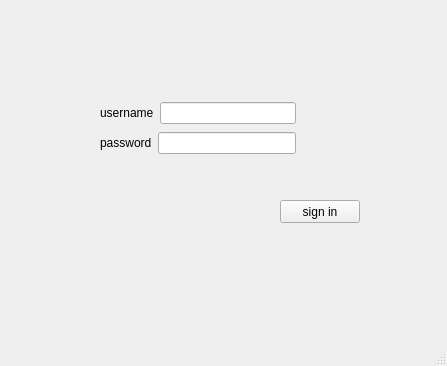
<?xml version="1.0" encoding="UTF-8"?>
<ui version="4.0">
 <class>setaccountwindow</class>
 <widget class="QMainWindow" name="setaccountwindow">
  <property name="geometry">
   <rect>
    <x>0</x>
    <y>0</y>
    <width>447</width>
    <height>366</height>
   </rect>
  </property>
  <property name="windowTitle">
   <string>MainWindow</string>
  </property>
  <widget class="QWidget" name="centralwidget">
   <widget class="QPushButton" name="pushButton">
    <property name="geometry">
     <rect>
      <x>280</x>
      <y>200</y>
      <width>80</width>
      <height>23</height>
     </rect>
    </property>
    <property name="text">
     <string>sign in</string>
    </property>
   </widget>
   <widget class="QWidget" name="">
    <property name="geometry">
     <rect>
      <x>100</x>
      <y>100</y>
      <width>196</width>
      <height>58</height>
     </rect>
    </property>
    <layout class="QVBoxLayout" name="verticalLayout">
     <item>
      <layout class="QHBoxLayout" name="horizontalLayout">
       <item>
        <widget class="QLabel" name="label">
         <property name="text">
          <string>username</string>
         </property>
        </widget>
       </item>
       <item>
        <widget class="QLineEdit" name="user_name"/>
       </item>
      </layout>
     </item>
     <item>
      <layout class="QHBoxLayout" name="horizontalLayout_2">
       <item>
        <widget class="QLabel" name="label_2">
         <property name="text">
          <string>password</string>
         </property>
        </widget>
       </item>
       <item>
        <widget class="QLineEdit" name="user_password"/>
       </item>
      </layout>
     </item>
    </layout>
   </widget>
  </widget>
  <widget class="QMenuBar" name="menubar">
   <property name="geometry">
    <rect>
     <x>0</x>
     <y>0</y>
     <width>447</width>
     <height>20</height>
    </rect>
   </property>
  </widget>
  <widget class="QStatusBar" name="statusbar"/>
 </widget>
 <resources/>
 <connections/>
</ui>
